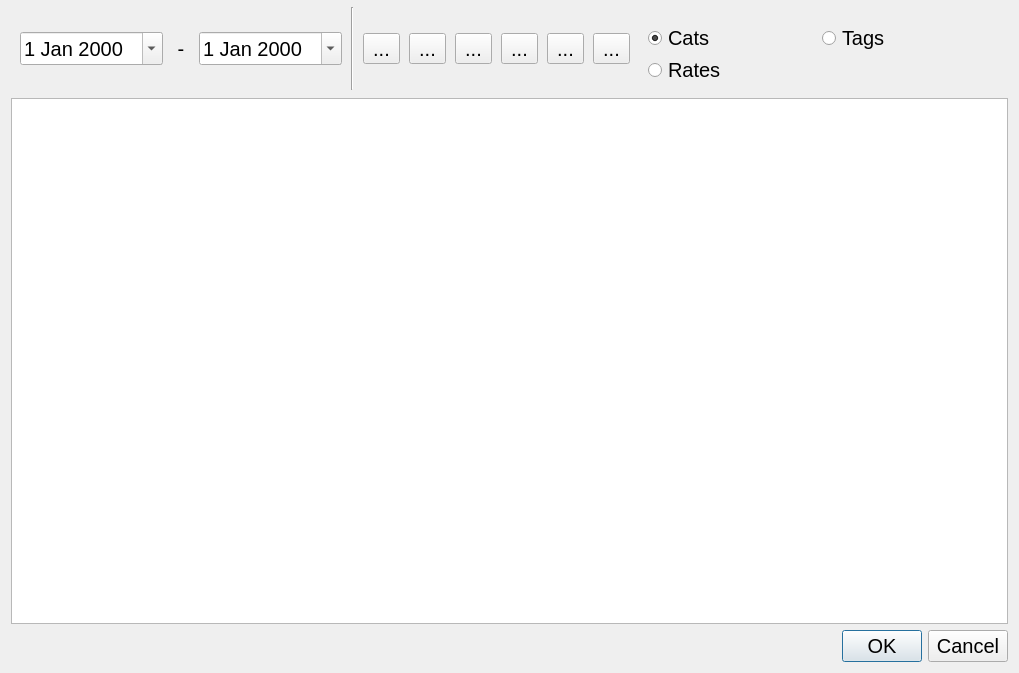
<?xml version="1.0" encoding="UTF-8"?>
<ui version="4.0">
 <class>SimpleReportDlg</class>
 <widget class="QDialog" name="SimpleReportDlg">
  <property name="geometry">
   <rect>
    <x>0</x>
    <y>0</y>
    <width>1008</width>
    <height>673</height>
   </rect>
  </property>
  <property name="windowTitle">
   <string>Расходы времени</string>
  </property>
  <layout class="QVBoxLayout" name="verticalLayout">
   <property name="topMargin">
    <number>5</number>
   </property>
   <item alignment="Qt::AlignTop">
    <widget class="QFrame" name="frame">
     <property name="sizePolicy">
      <sizepolicy hsizetype="Preferred" vsizetype="Fixed">
       <horstretch>0</horstretch>
       <verstretch>0</verstretch>
      </sizepolicy>
     </property>
     <property name="minimumSize">
      <size>
       <width>0</width>
       <height>87</height>
      </size>
     </property>
     <property name="font">
      <font>
       <family>Tahoma</family>
       <pointsize>15</pointsize>
      </font>
     </property>
     <property name="frameShape">
      <enum>QFrame::NoFrame</enum>
     </property>
     <property name="frameShadow">
      <enum>QFrame::Raised</enum>
     </property>
     <layout class="QHBoxLayout" name="horizontalLayout">
      <property name="spacing">
       <number>9</number>
      </property>
      <property name="sizeConstraint">
       <enum>QLayout::SetMaximumSize</enum>
      </property>
      <property name="topMargin">
       <number>2</number>
      </property>
      <property name="bottomMargin">
       <number>2</number>
      </property>
      <item>
       <widget class="QDateEdit" name="dtFirst">
        <property name="font">
         <font>
          <family>Tahoma</family>
          <pointsize>15</pointsize>
         </font>
        </property>
        <property name="calendarPopup">
         <bool>true</bool>
        </property>
       </widget>
      </item>
      <item>
       <widget class="QLabel" name="label">
        <property name="font">
         <font>
          <family>Tahoma</family>
          <pointsize>15</pointsize>
         </font>
        </property>
        <property name="text">
         <string> - </string>
        </property>
       </widget>
      </item>
      <item>
       <widget class="QDateEdit" name="dtSecond">
        <property name="font">
         <font>
          <family>Tahoma</family>
          <pointsize>15</pointsize>
         </font>
        </property>
        <property name="calendarPopup">
         <bool>true</bool>
        </property>
       </widget>
      </item>
      <item>
       <widget class="Line" name="line">
        <property name="font">
         <font>
          <family>Tahoma</family>
          <pointsize>15</pointsize>
         </font>
        </property>
        <property name="orientation">
         <enum>Qt::Vertical</enum>
        </property>
       </widget>
      </item>
      <item>
       <widget class="QToolButton" name="btnBack">
        <property name="font">
         <font>
          <family>Tahoma</family>
          <pointsize>15</pointsize>
         </font>
        </property>
        <property name="toolTip">
         <string>Back</string>
        </property>
        <property name="text">
         <string>...</string>
        </property>
        <property name="icon">
         <iconset resource="../TM3res.qrc">
          <normaloff>:/images/new/left-pointing-arrow.png</normaloff>:/images/new/left-pointing-arrow.png</iconset>
        </property>
        <property name="iconSize">
         <size>
          <width>24</width>
          <height>24</height>
         </size>
        </property>
       </widget>
      </item>
      <item>
       <widget class="QToolButton" name="btnFwd">
        <property name="font">
         <font>
          <family>Tahoma</family>
          <pointsize>15</pointsize>
         </font>
        </property>
        <property name="toolTip">
         <string>Forward</string>
        </property>
        <property name="text">
         <string>...</string>
        </property>
        <property name="icon">
         <iconset resource="../TM3res.qrc">
          <normaloff>:/images/new/right-arrow.png</normaloff>:/images/new/right-arrow.png</iconset>
        </property>
        <property name="iconSize">
         <size>
          <width>24</width>
          <height>24</height>
         </size>
        </property>
       </widget>
      </item>
      <item>
       <widget class="QToolButton" name="btnDay">
        <property name="font">
         <font>
          <family>Tahoma</family>
          <pointsize>15</pointsize>
         </font>
        </property>
        <property name="toolTip">
         <string>Day</string>
        </property>
        <property name="text">
         <string>...</string>
        </property>
        <property name="icon">
         <iconset resource="../TM3res.qrc">
          <normaloff>:/images/new/circular-arrow-clock.png</normaloff>:/images/new/circular-arrow-clock.png</iconset>
        </property>
        <property name="iconSize">
         <size>
          <width>24</width>
          <height>24</height>
         </size>
        </property>
       </widget>
      </item>
      <item>
       <widget class="QToolButton" name="btnWeek">
        <property name="font">
         <font>
          <family>Tahoma</family>
          <pointsize>15</pointsize>
         </font>
        </property>
        <property name="toolTip">
         <string>Week</string>
        </property>
        <property name="text">
         <string>...</string>
        </property>
        <property name="icon">
         <iconset resource="../TM3res.qrc">
          <normaloff>:/images/new/calendar-day-15.png</normaloff>:/images/new/calendar-day-15.png</iconset>
        </property>
        <property name="iconSize">
         <size>
          <width>24</width>
          <height>24</height>
         </size>
        </property>
       </widget>
      </item>
      <item>
       <widget class="QToolButton" name="btnMonth">
        <property name="font">
         <font>
          <family>Tahoma</family>
          <pointsize>15</pointsize>
         </font>
        </property>
        <property name="toolTip">
         <string>Month</string>
        </property>
        <property name="text">
         <string>...</string>
        </property>
        <property name="icon">
         <iconset resource="../TM3res.qrc">
          <normaloff>:/images/new/calendar-with-a-clock-time-tools.png</normaloff>:/images/new/calendar-with-a-clock-time-tools.png</iconset>
        </property>
        <property name="iconSize">
         <size>
          <width>24</width>
          <height>24</height>
         </size>
        </property>
       </widget>
      </item>
      <item>
       <widget class="QToolButton" name="btnYear">
        <property name="font">
         <font>
          <family>Tahoma</family>
          <pointsize>15</pointsize>
         </font>
        </property>
        <property name="toolTip">
         <string>Year</string>
        </property>
        <property name="text">
         <string>...</string>
        </property>
        <property name="icon">
         <iconset resource="../TM3res.qrc">
          <normaloff>:/images/new/calendar.png</normaloff>:/images/new/calendar.png</iconset>
        </property>
        <property name="iconSize">
         <size>
          <width>24</width>
          <height>24</height>
         </size>
        </property>
       </widget>
      </item>
      <item>
       <widget class="QFrame" name="frame_2">
        <property name="enabled">
         <bool>true</bool>
        </property>
        <property name="minimumSize">
         <size>
          <width>360</width>
          <height>76</height>
         </size>
        </property>
        <property name="maximumSize">
         <size>
          <width>300</width>
          <height>64</height>
         </size>
        </property>
        <property name="font">
         <font>
          <family>Tahoma</family>
          <pointsize>15</pointsize>
         </font>
        </property>
        <property name="frameShape">
         <enum>QFrame::NoFrame</enum>
        </property>
        <property name="frameShadow">
         <enum>QFrame::Plain</enum>
        </property>
        <property name="lineWidth">
         <number>0</number>
        </property>
        <layout class="QGridLayout" name="gridLayout">
         <item row="2" column="0">
          <widget class="QRadioButton" name="radRate">
           <property name="font">
            <font>
             <family>Tahoma</family>
             <pointsize>15</pointsize>
            </font>
           </property>
           <property name="text">
            <string>Rates</string>
           </property>
          </widget>
         </item>
         <item row="0" column="0">
          <widget class="QRadioButton" name="radCat">
           <property name="font">
            <font>
             <family>Tahoma</family>
             <pointsize>15</pointsize>
            </font>
           </property>
           <property name="text">
            <string>Cats</string>
           </property>
           <property name="checked">
            <bool>true</bool>
           </property>
          </widget>
         </item>
         <item row="0" column="1">
          <widget class="QRadioButton" name="radTag">
           <property name="font">
            <font>
             <family>Tahoma</family>
             <pointsize>15</pointsize>
            </font>
           </property>
           <property name="text">
            <string>Tags</string>
           </property>
          </widget>
         </item>
        </layout>
       </widget>
      </item>
      <item>
       <spacer name="horizontalSpacer">
        <property name="font">
         <font>
          <family>Tahoma</family>
          <pointsize>15</pointsize>
         </font>
        </property>
        <property name="orientation">
         <enum>Qt::Horizontal</enum>
        </property>
        <property name="sizeHint" stdset="0">
         <size>
          <width>40</width>
          <height>20</height>
         </size>
        </property>
       </spacer>
      </item>
     </layout>
    </widget>
   </item>
   <item>
    <widget class="QTextEdit" name="editSummary">
     <property name="maximumSize">
      <size>
       <width>16777215</width>
       <height>16777215</height>
      </size>
     </property>
     <property name="font">
      <font>
       <family>Tahoma</family>
       <pointsize>15</pointsize>
      </font>
     </property>
    </widget>
   </item>
   <item>
    <widget class="QDialogButtonBox" name="buttonBox">
     <property name="font">
      <font>
       <family>Tahoma</family>
       <pointsize>15</pointsize>
      </font>
     </property>
     <property name="orientation">
      <enum>Qt::Horizontal</enum>
     </property>
     <property name="standardButtons">
      <set>QDialogButtonBox::Cancel|QDialogButtonBox::Ok</set>
     </property>
    </widget>
   </item>
  </layout>
 </widget>
 <resources>
  <include location="../TM3res.qrc"/>
 </resources>
 <connections>
  <connection>
   <sender>buttonBox</sender>
   <signal>accepted()</signal>
   <receiver>SimpleReportDlg</receiver>
   <slot>accept()</slot>
   <hints>
    <hint type="sourcelabel">
     <x>267</x>
     <y>659</y>
    </hint>
    <hint type="destinationlabel">
     <x>157</x>
     <y>274</y>
    </hint>
   </hints>
  </connection>
  <connection>
   <sender>buttonBox</sender>
   <signal>rejected()</signal>
   <receiver>SimpleReportDlg</receiver>
   <slot>reject()</slot>
   <hints>
    <hint type="sourcelabel">
     <x>335</x>
     <y>659</y>
    </hint>
    <hint type="destinationlabel">
     <x>286</x>
     <y>274</y>
    </hint>
   </hints>
  </connection>
  <connection>
   <sender>dtFirst</sender>
   <signal>dateChanged(QDate)</signal>
   <receiver>SimpleReportDlg</receiver>
   <slot>firstDateChanged()</slot>
   <hints>
    <hint type="sourcelabel">
     <x>106</x>
     <y>56</y>
    </hint>
    <hint type="destinationlabel">
     <x>76</x>
     <y>-78</y>
    </hint>
   </hints>
  </connection>
  <connection>
   <sender>dtSecond</sender>
   <signal>dateChanged(QDate)</signal>
   <receiver>SimpleReportDlg</receiver>
   <slot>secondDateChanged()</slot>
   <hints>
    <hint type="sourcelabel">
     <x>232</x>
     <y>58</y>
    </hint>
    <hint type="destinationlabel">
     <x>197</x>
     <y>-62</y>
    </hint>
   </hints>
  </connection>
  <connection>
   <sender>btnBack</sender>
   <signal>clicked()</signal>
   <receiver>SimpleReportDlg</receiver>
   <slot>periodBack()</slot>
   <hints>
    <hint type="sourcelabel">
     <x>280</x>
     <y>60</y>
    </hint>
    <hint type="destinationlabel">
     <x>278</x>
     <y>-49</y>
    </hint>
   </hints>
  </connection>
  <connection>
   <sender>btnFwd</sender>
   <signal>clicked()</signal>
   <receiver>SimpleReportDlg</receiver>
   <slot>periodFwd()</slot>
   <hints>
    <hint type="sourcelabel">
     <x>316</x>
     <y>60</y>
    </hint>
    <hint type="destinationlabel">
     <x>305</x>
     <y>-52</y>
    </hint>
   </hints>
  </connection>
  <connection>
   <sender>btnDay</sender>
   <signal>clicked()</signal>
   <receiver>SimpleReportDlg</receiver>
   <slot>dailyReport()</slot>
   <hints>
    <hint type="sourcelabel">
     <x>352</x>
     <y>60</y>
    </hint>
    <hint type="destinationlabel">
     <x>343</x>
     <y>-43</y>
    </hint>
   </hints>
  </connection>
  <connection>
   <sender>btnWeek</sender>
   <signal>clicked()</signal>
   <receiver>SimpleReportDlg</receiver>
   <slot>weeklyReport()</slot>
   <hints>
    <hint type="sourcelabel">
     <x>388</x>
     <y>60</y>
    </hint>
    <hint type="destinationlabel">
     <x>368</x>
     <y>-57</y>
    </hint>
   </hints>
  </connection>
  <connection>
   <sender>btnMonth</sender>
   <signal>clicked()</signal>
   <receiver>SimpleReportDlg</receiver>
   <slot>monthlyReport()</slot>
   <hints>
    <hint type="sourcelabel">
     <x>424</x>
     <y>60</y>
    </hint>
    <hint type="destinationlabel">
     <x>400</x>
     <y>-31</y>
    </hint>
   </hints>
  </connection>
  <connection>
   <sender>btnYear</sender>
   <signal>clicked()</signal>
   <receiver>SimpleReportDlg</receiver>
   <slot>yearReport()</slot>
   <hints>
    <hint type="sourcelabel">
     <x>460</x>
     <y>60</y>
    </hint>
    <hint type="destinationlabel">
     <x>425</x>
     <y>-90</y>
    </hint>
   </hints>
  </connection>
  <connection>
   <sender>radCat</sender>
   <signal>clicked(bool)</signal>
   <receiver>SimpleReportDlg</receiver>
   <slot>radCatClicked(bool)</slot>
   <hints>
    <hint type="sourcelabel">
     <x>568</x>
     <y>48</y>
    </hint>
    <hint type="destinationlabel">
     <x>584</x>
     <y>-15</y>
    </hint>
   </hints>
  </connection>
  <connection>
   <sender>radRate</sender>
   <signal>clicked(bool)</signal>
   <receiver>SimpleReportDlg</receiver>
   <slot>radRateClicked(bool)</slot>
   <hints>
    <hint type="sourcelabel">
     <x>568</x>
     <y>77</y>
    </hint>
    <hint type="destinationlabel">
     <x>624</x>
     <y>-16</y>
    </hint>
   </hints>
  </connection>
  <connection>
   <sender>radTag</sender>
   <signal>clicked(bool)</signal>
   <receiver>SimpleReportDlg</receiver>
   <slot>radTagClicked(bool)</slot>
   <hints>
    <hint type="sourcelabel">
     <x>663</x>
     <y>48</y>
    </hint>
    <hint type="destinationlabel">
     <x>692</x>
     <y>-28</y>
    </hint>
   </hints>
  </connection>
 </connections>
 <slots>
  <slot>firstDateChanged()</slot>
  <slot>secondDateChanged()</slot>
  <slot>periodBack()</slot>
  <slot>periodFwd()</slot>
  <slot>dailyReport()</slot>
  <slot>weeklyReport()</slot>
  <slot>monthlyReport()</slot>
  <slot>yearReport()</slot>
  <slot>radCatClicked(bool)</slot>
  <slot>radRateClicked(bool)</slot>
  <slot>radTagClicked(bool)</slot>
  <slot>radBudjetClicked(bool)</slot>
  <slot>radWorkTimeClicked(bool)</slot>
 </slots>
</ui>
